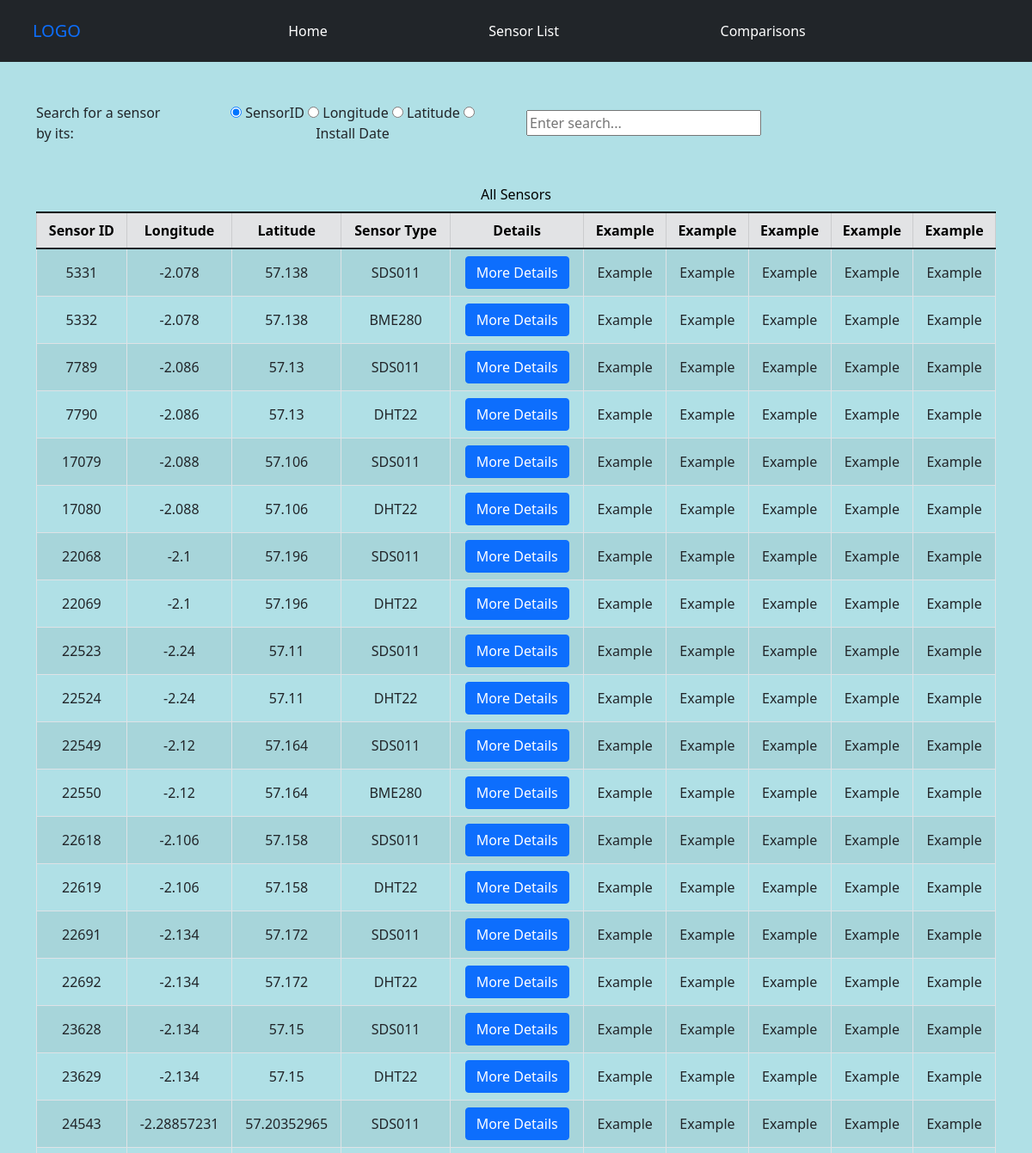
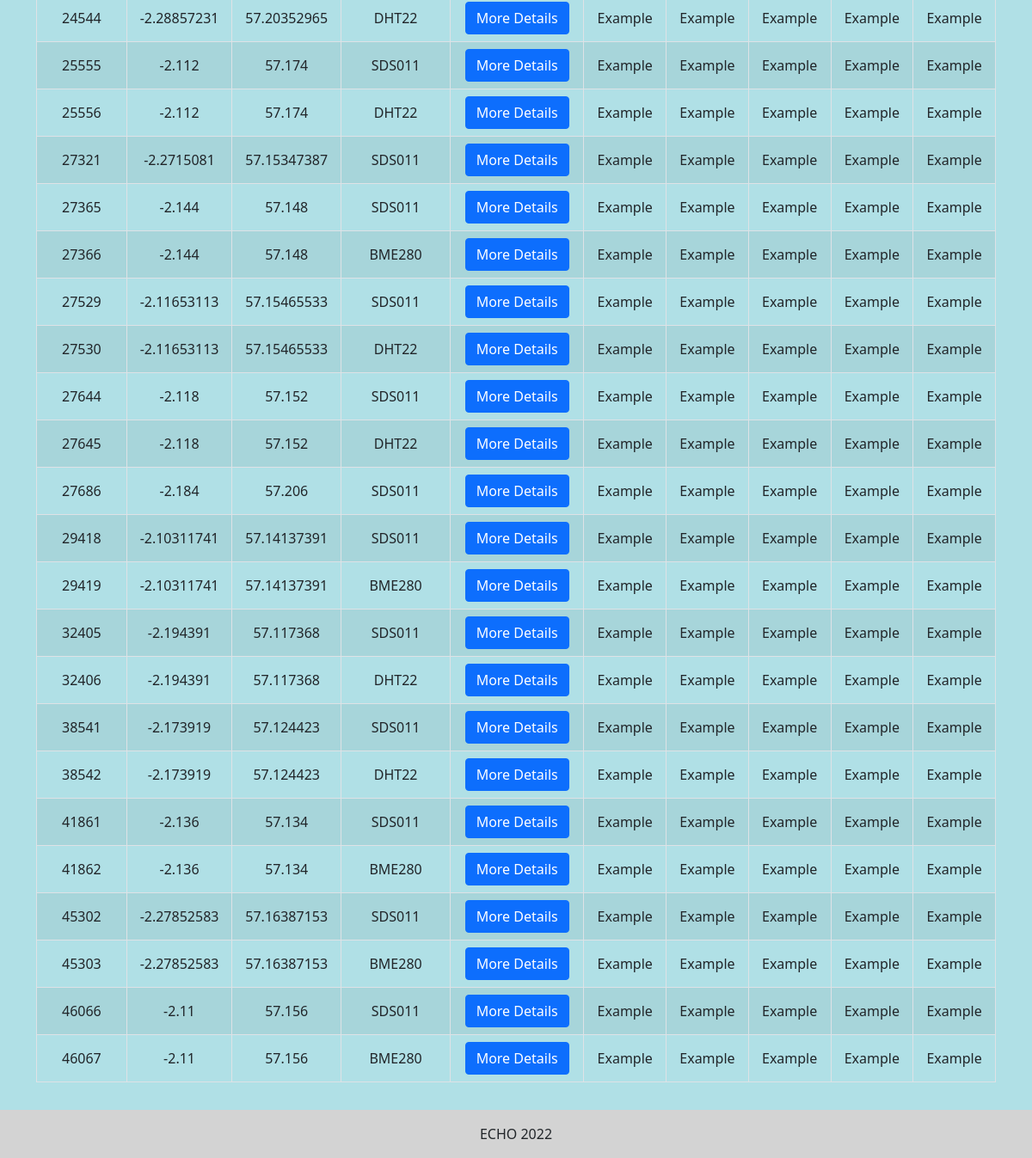
Page /sensorListPage/ on the earlier database version (2 pictures, top to bottom).
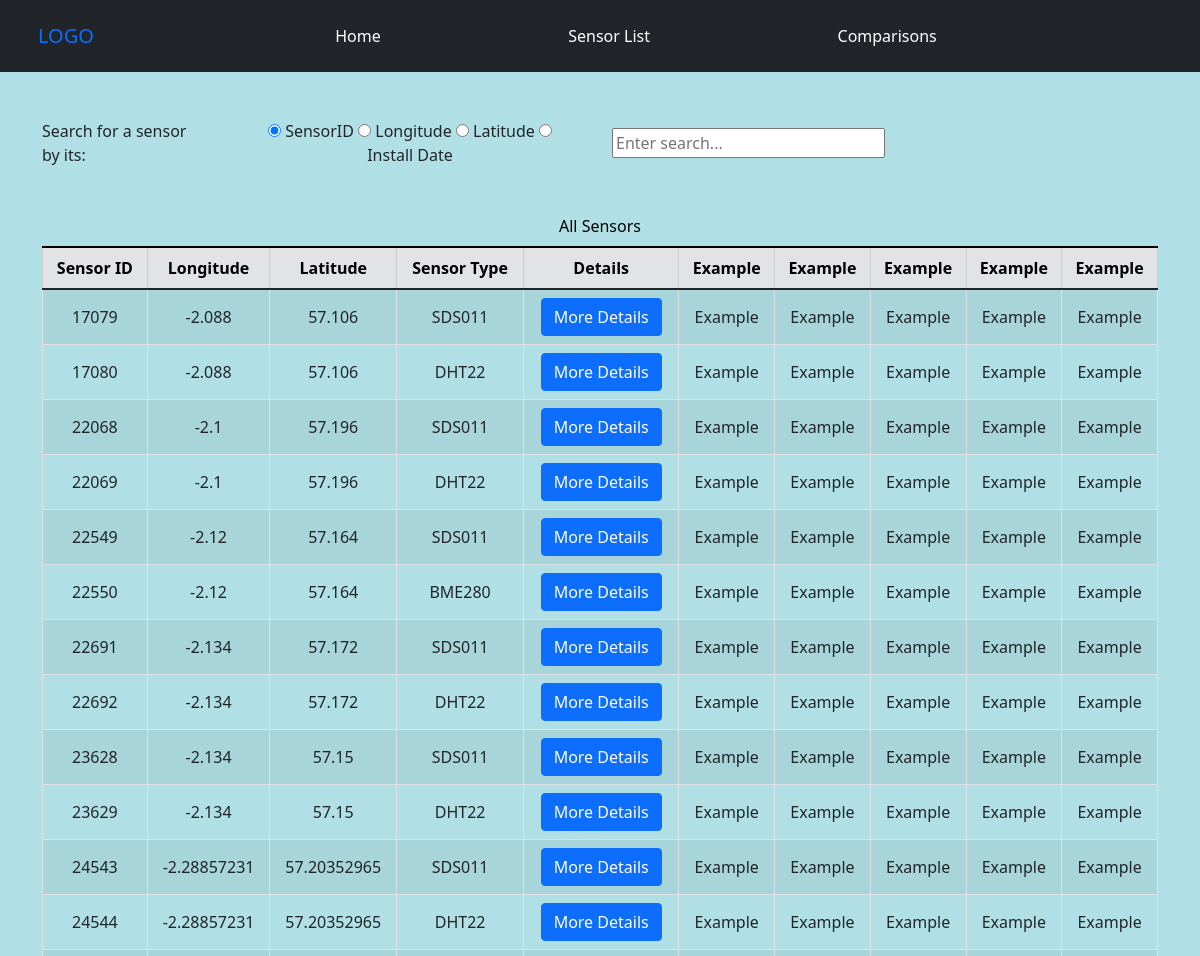
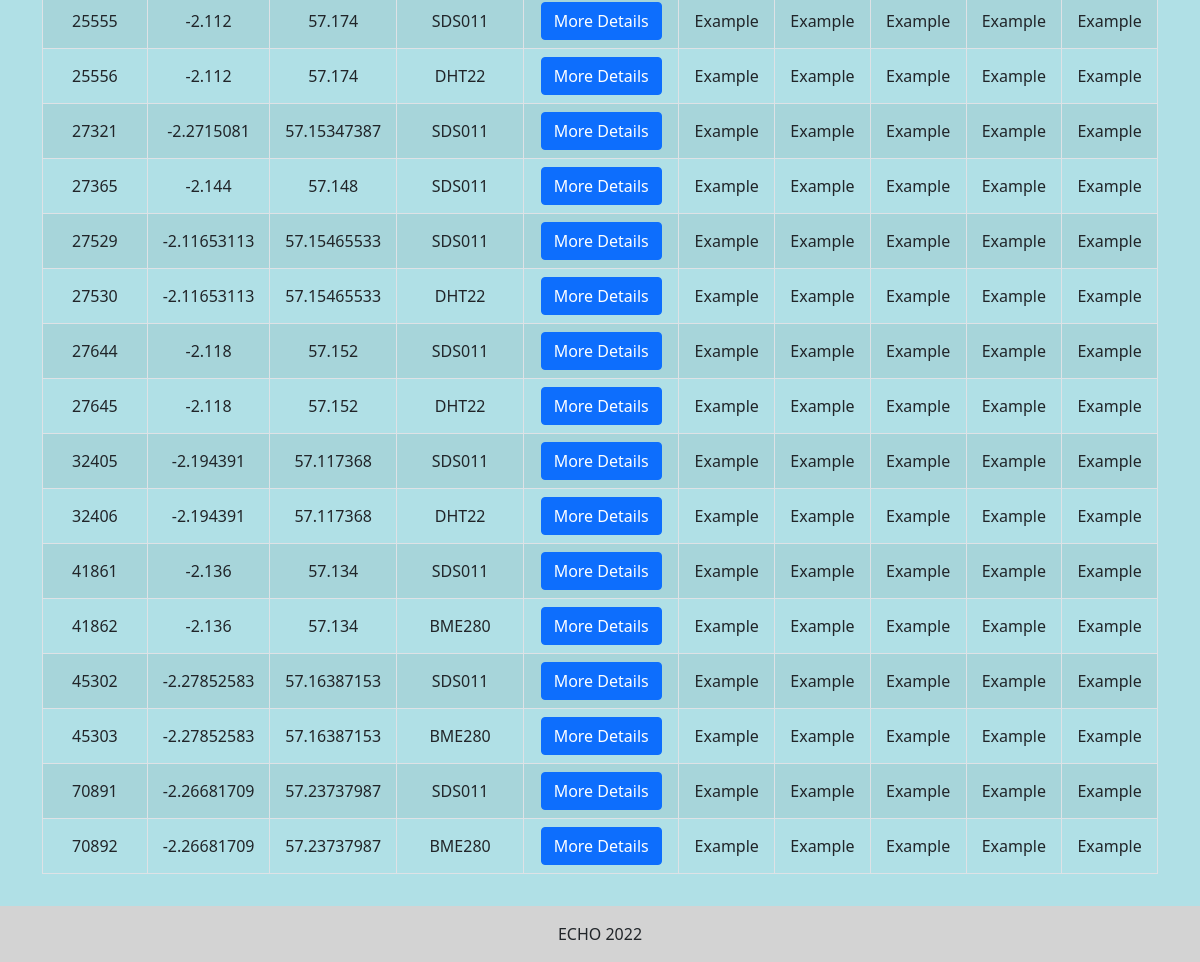
Same page on the later database version (2 pictures, top to bottom).
### airMonitor/models.py (models this page shows)
class sensorList(models.Model):
	sensorID = models.IntegerField(primary_key=True)
	longitude = models.FloatField()
	latitude = models.FloatField()
	sensorType = models.CharField(max_length=200)
	location_id = models.IntegerField()
	class Meta:
		db_table = "sensorList"
		verbose_name = "SensorList"
		verbose_name_plural = "SensorLists"

### airMonitor/views.py (the view, shortened to what this page needs)
# urls.py: path('sensorListPage/', views.listPage, name='listPage'),
def listPage(request):
	sensors = sensorList.objects.all()
	return render(request, 'airMonitor/sensorListPage.html', {'sensors' : sensors})

### airMonitor/templates/airMonitor/sensorListPage.html (shortened to what this page needs)
{% extends 'base.html' %}
{% block content %}
<div class="container my-3">
	<div class="row">
		<form action="/sensorListPage/" method="POST" class="form-inline align-middle">
			<div class="row">
				<div class="col-md-2 col-form-label">
					<label> Search for a sensor by its: </label>
				</div>
				<div class="col-md-4 col-form-label text-center">
					<input type="radio" id="sensorID" name="searchType" value="sensorID" checked>
					<label for="sensorID" class="form-check-label"> SensorID </label>
					<input type="radio" id="longitude" name="searchType" value="longitude">
					<label for="longitude"> Longitude </label>
					<input type="radio" id="latitude" name="searchType" value="latitude">
					<label for="latitude"> Latitude </label>
					<input type="radio" id="installDate" name="searchType" value="installDate">
					<label for="installDate"> Install Date </label> <br>
				</div>
				<div class="col align-self-center">
					<input type="text" name="criteria" placeholder="Enter search..." style="width: 50%;">
				</div>
			</div>
		</form>
	</div>
</div>
<div class="container my-3">
	<div class="row">
		<div class="col table-responsive">
			<table class="table table-striped table-bordered table-hover align-middle caption-top w-100" style="text-align: center;">
				<caption style="text-align:center; color: black;"> All Sensors </caption>
				<thead class="table-secondary">
					<tr>
						<th> Sensor ID </th>
						<th> Longitude </th>
						<th> Latitude </th>
						<th> Sensor Type </th>
						<th> Details </th>
						<th> Example </th><th> Example </th><th> Example </th><th> Example </th><th> Example </th>
					</tr>
				</thead>
				<tbody>
					{% for sensor in sensors %}
					<tr style="text-align: center;">
						<td> {{sensor.sensorID }} </td>
						<td> {{sensor.longitude}} </td>
						<td> {{sensor.latitude}} </td>
						<td> {{sensor.sensorType}} </td>
						<td>
							<form method="POST" action="/sensor/">
								<button class="selectButton btn btn-primary" id="Selection" name="Selection" value={{ sensor.sensorID }} > More Details </button>
							</form>
						</td>
						<td> Example </td><td> Example </td><td> Example </td><td> Example </td><td> Example </td>
					</tr>
					{% endfor %}
				</tbody>
			</table>
		</div>
	</div>
</div>
{% endblock %}

### airMonitor/templates/airMonitor/base.html (shortened to what this page needs)
<!DOCTYPE html>
<html lang="en">
<head>
    <link href="https://cdn.jsdelivr.net/npm/bootstrap@5.1.3/dist/css/bootstrap.min.css" rel="stylesheet">
    <link rel="stylesheet" type="text/css" href="/static/map.css">
	<link href='https://api.mapbox.com/mapbox-gl-js/v2.8.1/mapbox-gl.css' rel='stylesheet' />
</head>
<body class="d-flex flex-column min-vh-100" >
    <nav class="navbar navbar-expand-sm mb-3 bg-dark navbar-dark">
        <div class="container p-2">
            <a class="navbar-brand text-primary" href=""> LOGO
            </a>
            <div class="collapse navbar-collapse justify-content-center" id="links" id="more">
                <ul class="navbar-nav nav-fill w-75">
                    <li class="nav-item">
                        <a class="nav-link text-white" href="/" name="homeLink"> Home </a>
                    </li>
                    <li class="nav-item">
                        <a class="nav-link text-white" href="/sensorListPage" name="listLink"> Sensor List </a>
                    </li>
                    <li class="nav-item">
                        <a class="nav-link text-white" href="/comparisons" name="comparisonLink"> Comparisons </a>
                    </li>
                </ul>
            </div>
        </div>
    </nav>
    {% block content %}
    {% endblock %}
    <footer class="mt-auto p-3 text-center" style="background-color: lightgrey;">
        ECHO 2022
    </footer>
</body>
</html>

### airMonitor/static/map.css (style rules this page uses)
body { background-color:powderblue; }
.tableFixHead, thead, th { position: sticky; top: 0; z-index: 1; }
table { border-collapse: collapse; width: 100%; }
th, td { padding: 8px 16px; background:#eee; }
th { background:#eee; }

Differences in the rows shown:
removed sensorList: sensorID "5331", longitude "-2.078", latitude "57.138", sensorType "SDS011"
removed sensorList: sensorID "5332", longitude "-2.078", latitude "57.138", sensorType "BME280"
removed sensorList: sensorID "7789", longitude "-2.086", latitude "57.13", sensorType "SDS011"
removed sensorList: sensorID "7790", longitude "-2.086", latitude "57.13", sensorType "DHT22"
removed sensorList: sensorID "22523", longitude "-2.24", latitude "57.11", sensorType "SDS011"
removed sensorList: sensorID "22524", longitude "-2.24", latitude "57.11", sensorType "DHT22"
removed sensorList: sensorID "22618", longitude "-2.106", latitude "57.158", sensorType "SDS011"
removed sensorList: sensorID "22619", longitude "-2.106", latitude "57.158", sensorType "DHT22"
removed sensorList: sensorID "27366", longitude "-2.144", latitude "57.148", sensorType "BME280"
removed sensorList: sensorID "27686", longitude "-2.184", latitude "57.206", sensorType "SDS011"
removed sensorList: sensorID "29418", longitude "-2.10311741", latitude "57.14137391", sensorType "SDS011"
removed sensorList: sensorID "29419", longitude "-2.10311741", latitude "57.14137391", sensorType "BME280"
removed sensorList: sensorID "38541", longitude "-2.173919", latitude "57.124423", sensorType "SDS011"
removed sensorList: sensorID "38542", longitude "-2.173919", latitude "57.124423", sensorType "DHT22"
removed sensorList: sensorID "46066", longitude "-2.11", latitude "57.156", sensorType "SDS011"
removed sensorList: sensorID "46067", longitude "-2.11", latitude "57.156", sensorType "BME280"
added sensorList: sensorID "70891", longitude "-2.26681709", latitude "57.23737987", sensorType "SDS011"
added sensorList: sensorID "70892", longitude "-2.26681709", latitude "57.23737987", sensorType "BME280"
